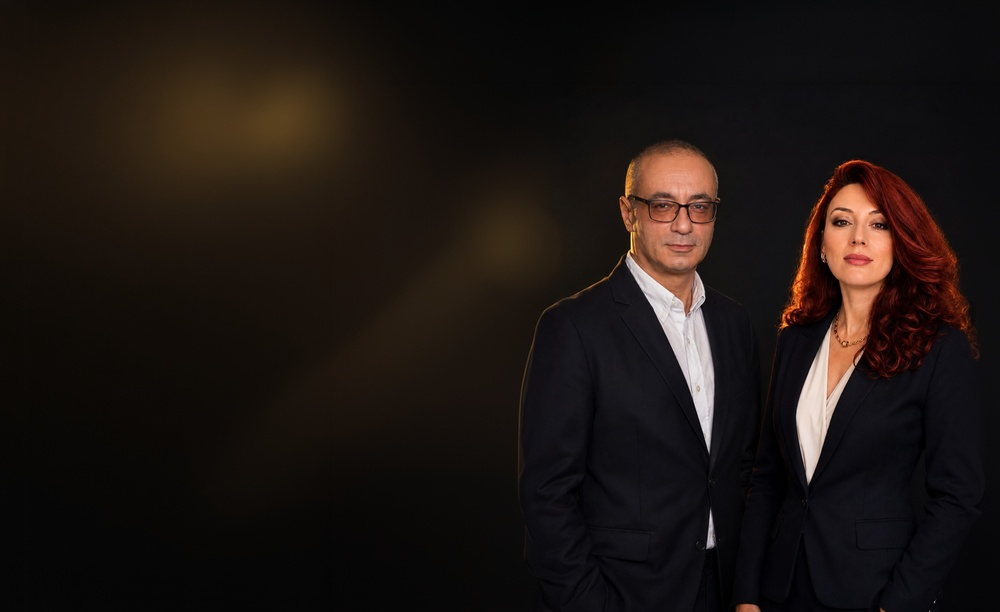
#> input picture docs/source-photos/duo-wide.jpg, 1000 x 612 px, shrunk from 2623 x 1605 before the run
$ python grade-hero-photo.py
#> lines starting #> are read from the running program, lines starting #| are printed output that depends on the picture
"""Грейдинг hero-кадра: подсветить фигуры, не тронув чёрный фон и золотое пятно.

2026-09-17: вход — несжатый мастер `docs/source-photos/duo-wide.jpg` (439 КБ), как и
записано в docs/source-photos/README.md. Раньше скрипт читал веб-копию
`site/assets/hero-duo-2623w.020f19ef.jpg` (102 КБ, таблица квантования ~6x грубее):
её блоки 8x8/16x16 в тёмном градиенте за заголовком и были видны как «пиксели».
Запуск: `python -B scripts/build-hero-background.py` (он вызывает и этот скрипт).
"""
from pathlib import Path

import numpy as np
from PIL import Image

ROOT = Path(__file__).resolve().parents[1]
SRC = ROOT / "docs" / "source-photos" / "duo-wide.jpg"
OUT = ROOT / "build" / "hero-background" / "graded.png"
OUT.parent.mkdir(parents=True, exist_ok=True)


def smoothstep(x, a, b):
    t = np.clip((x - a) / (b - a), 0.0, 1.0)
    return t * t * (3.0 - 2.0 * t)


im = Image.open(SRC).convert("RGB")
#> im is the input picture: PIL image 1000x612 RGB; mean R, G, B 29.3, 21.8, 18.4
a = np.asarray(im).astype(np.float32) / 255.0
h, w, _ = a.shape
#> h = 612; w = 1000

lum = a[..., 0] * 0.2126 + a[..., 1] * 0.7152 + a[..., 2] * 0.0722

# Маска субъектов = «правее середины кадра» И «светлее глубокого чёрного».
xs = np.linspace(0.0, 1.0, w)[None, :]
pos = smoothstep(xs, 0.42, 0.58)
tone = smoothstep(lum, 0.045, 0.14)          # фон (< 4.5% яркости) не трогаем вовсе
#> call 2 of smoothstep, with a = 0.045, b = 0.14
#> in smoothstep (call 2), `t = np.clip((x - a) / (b - a), 0.0, 1.0)`:
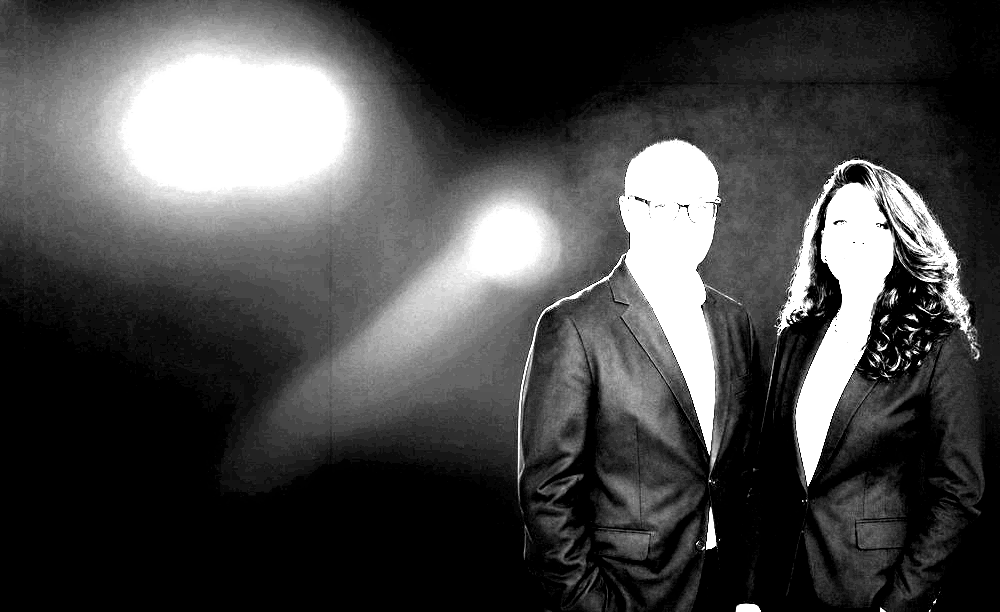
#> t: shape (612, 1000) float32; min 0, max 1, mean 0.284
mask = (pos * tone)[..., None]
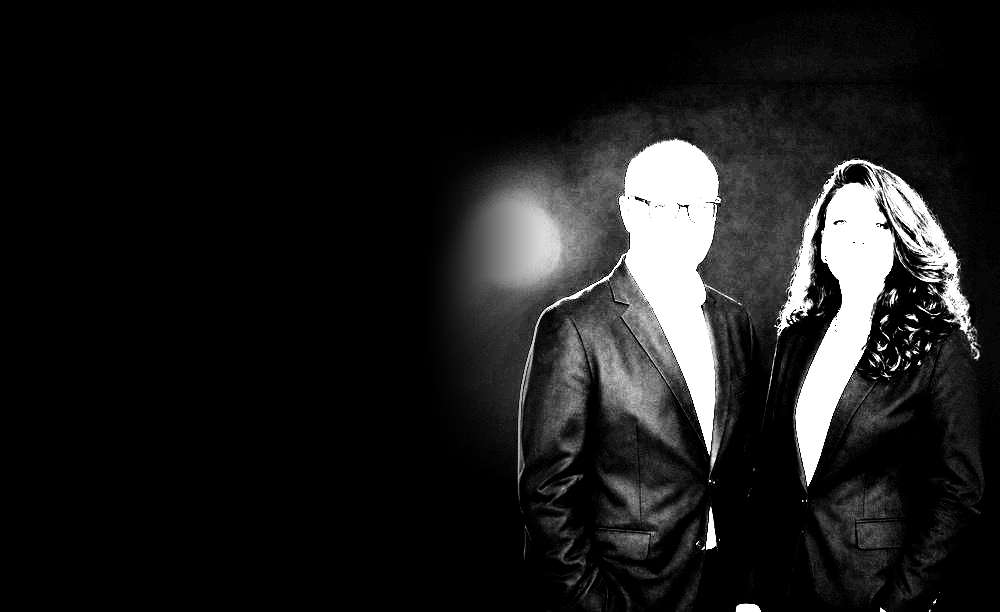
#> mask: shape (612, 1000, 1) float64; min 0, max 1, mean 0.113

# --- Осветление фигур: гамма по средним тонам + мягкий подъём теней ---
lifted = np.power(a, 1.0 / 1.26)             # midtone gamma +
lifted = lifted + 0.030 * (1.0 - smoothstep(lum, 0.10, 0.55))[..., None]  # тени
#> call 3 of smoothstep, with a = 0.1, b = 0.55
#> in smoothstep (call 3), `return t * t * (3.0 - 2.0 * t)`:
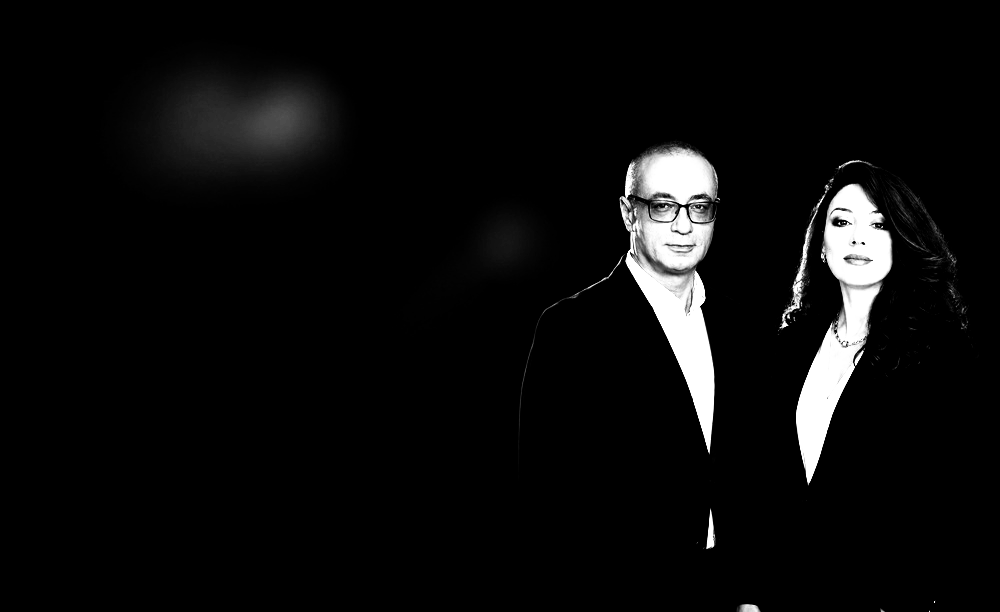
#> returned value: shape (612, 1000) float32; min 0, max 1, mean 0.0471
lifted = np.clip(lifted, 0.0, 1.0)

out = a * (1.0 - mask) + lifted * mask

# --- Микро-растяжка уровней: убирает вялость, чернь остаётся чернью ---
lo, hi = 0.012, 0.985
out = np.clip((out - lo) / (hi - lo), 0.0, 1.0)

# --- Vibrance: подтянуть цвет кожи и волос, не трогая насыщенное золото ---
mx = out.max(axis=2, keepdims=True)
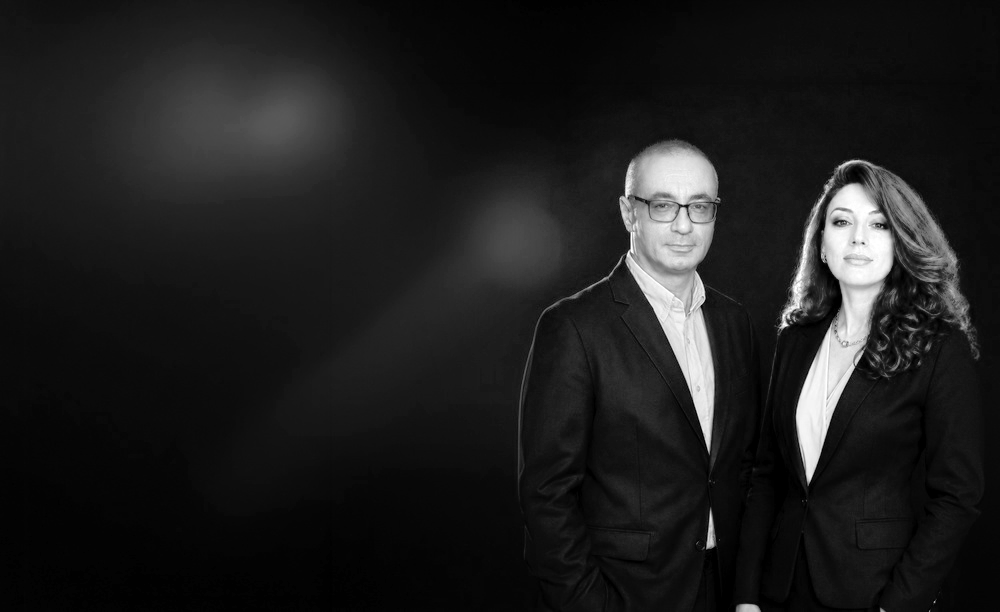
#> mx: shape (612, 1000, 1) float64; min 0, max 1, mean 0.118
mn = out.min(axis=2, keepdims=True)
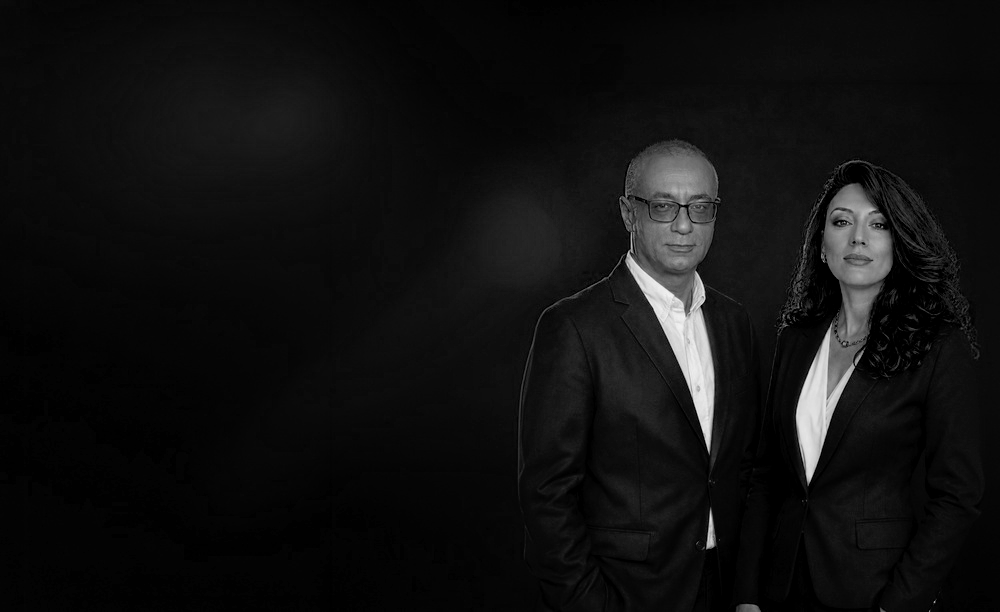
#> mn: shape (612, 1000, 1) float64; min 0, max 0.967, mean 0.0657
sat = (mx - mn) / (mx + 1e-5)
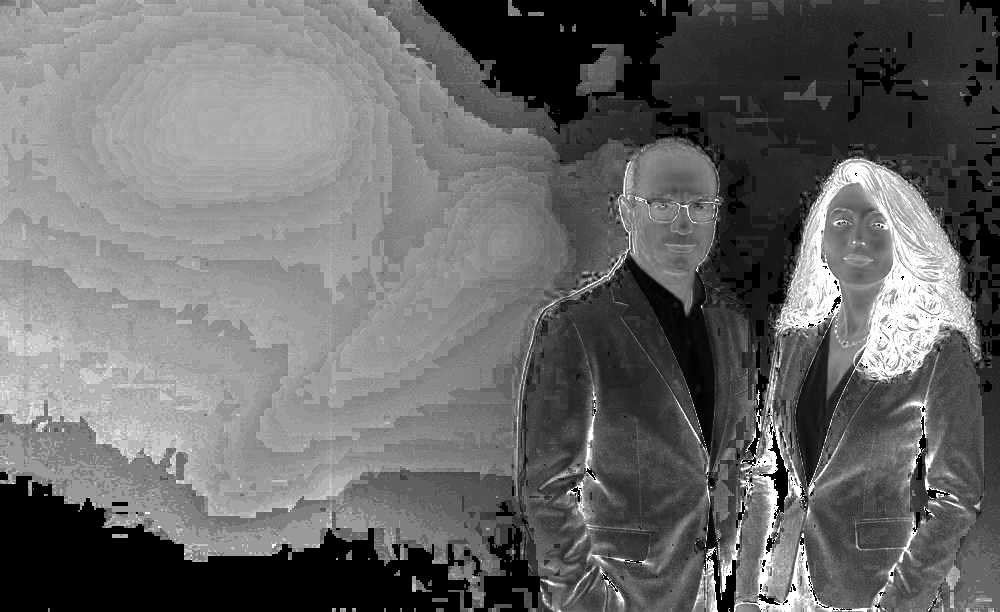
#> sat: shape (612, 1000, 1) float64; min 0, max 1, mean 0.413
gray = (out * np.array([0.2126, 0.7152, 0.0722], np.float32)).sum(axis=2, keepdims=True)
vib = 0.22 * (1.0 - sat) * mask            # чем менее насыщен пиксель, тем сильнее подъём
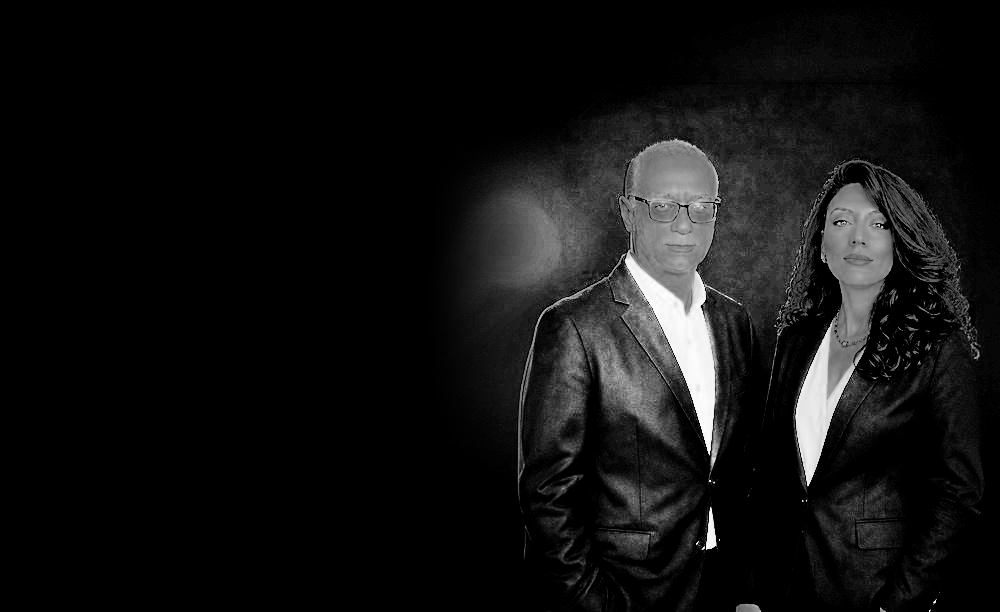
#> vib: shape (612, 1000, 1) float64; min 0, max 0.22, mean 0.0159; drawn with min black and max white
out = np.clip(gray + (out - gray) * (1.0 + vib), 0.0, 1.0)

Image.fromarray((out * 255.0 + 0.5).astype(np.uint8)).save(OUT)
print("saved", OUT)

$ run again, with docs/source-photos/alexander-portrait.jpg copied over docs/source-photos/duo-wide.jpg
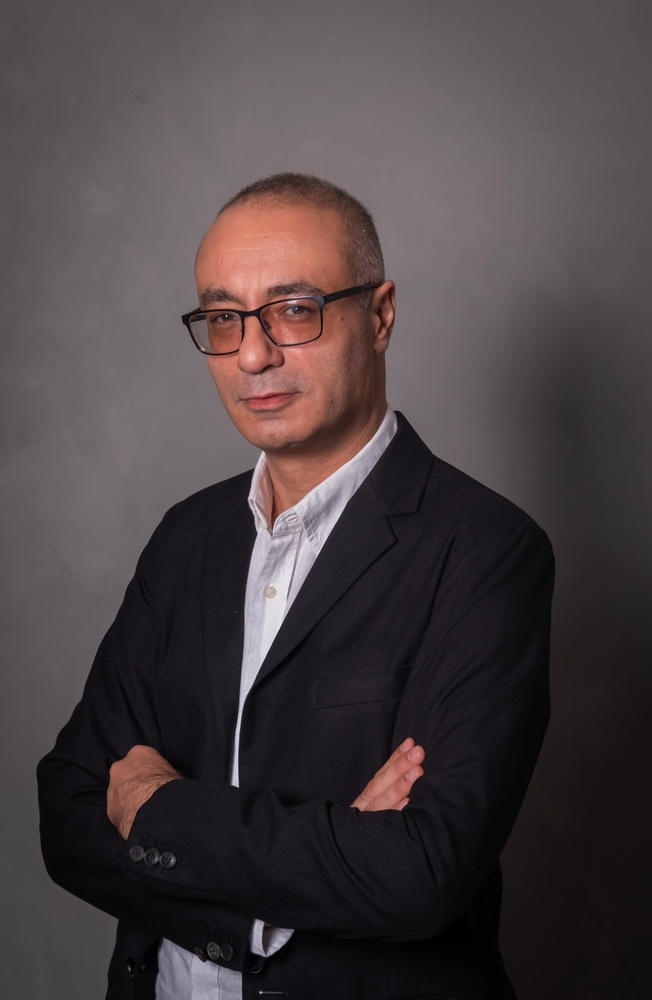
#> input picture docs/source-photos/alexander-portrait.jpg, 652 x 1000 px, shrunk from 2794 x 4284 before the run
#> im is the input picture: PIL image 652x1000 RGB; mean R, G, B 73.3, 64.7, 66.2
#> `sat = (mx - mn) / (mx + 1e-5)`:
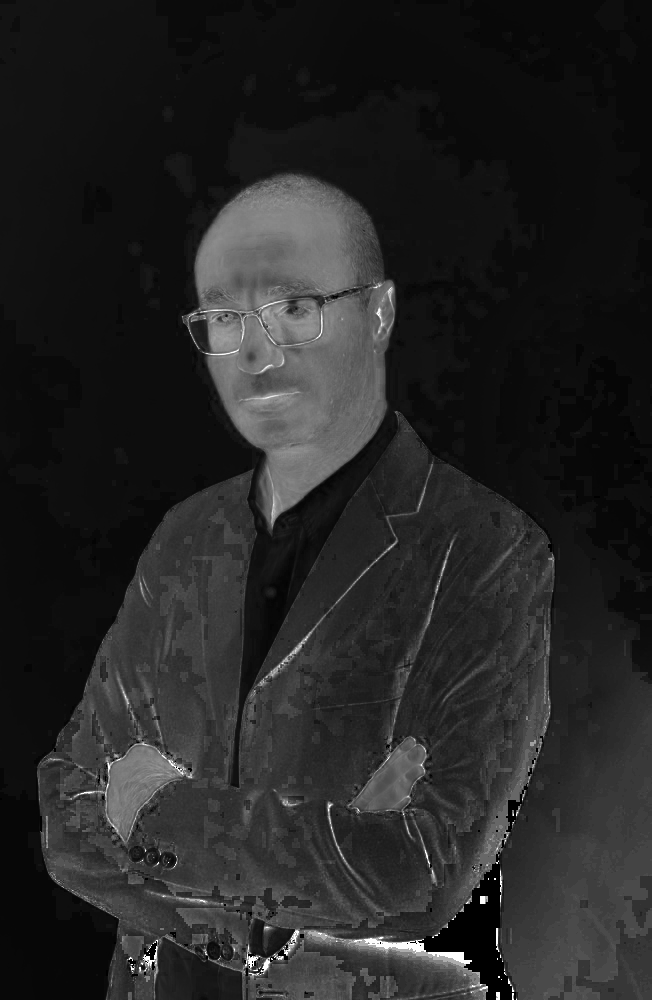
#> sat: shape (1000, 652, 1) float64; min 0, max 1, mean 0.149
#> `vib = 0.22 * (1.0 - sat) * mask`:
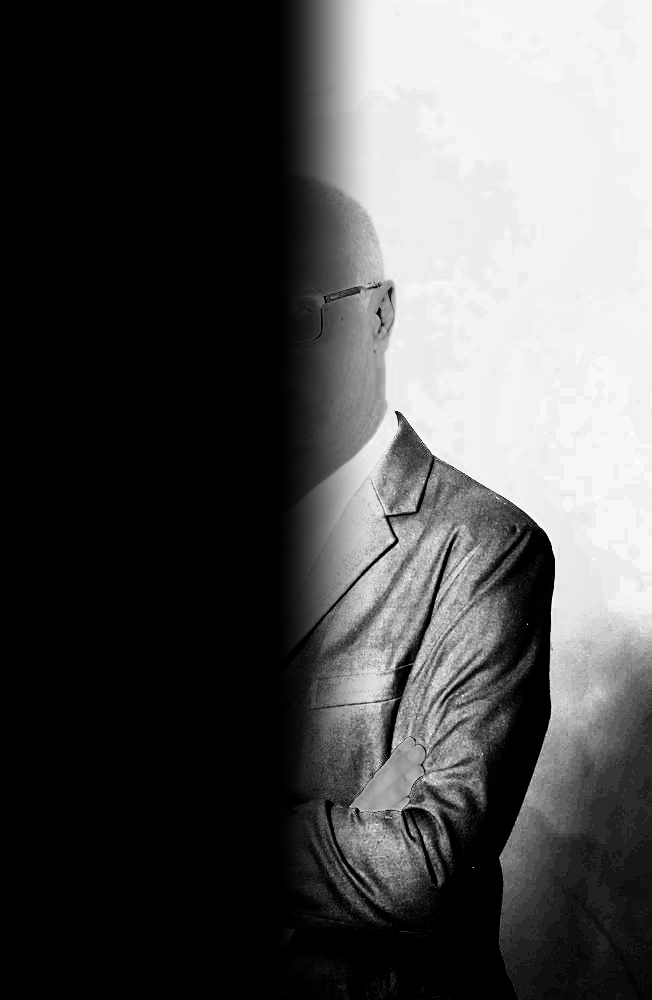
#> vib: shape (1000, 652, 1) float64; min 0, max 0.22, mean 0.0702; drawn with min black and max white

$ run again, with docs/source-photos/duo-tall.jpg copied over docs/source-photos/duo-wide.jpg
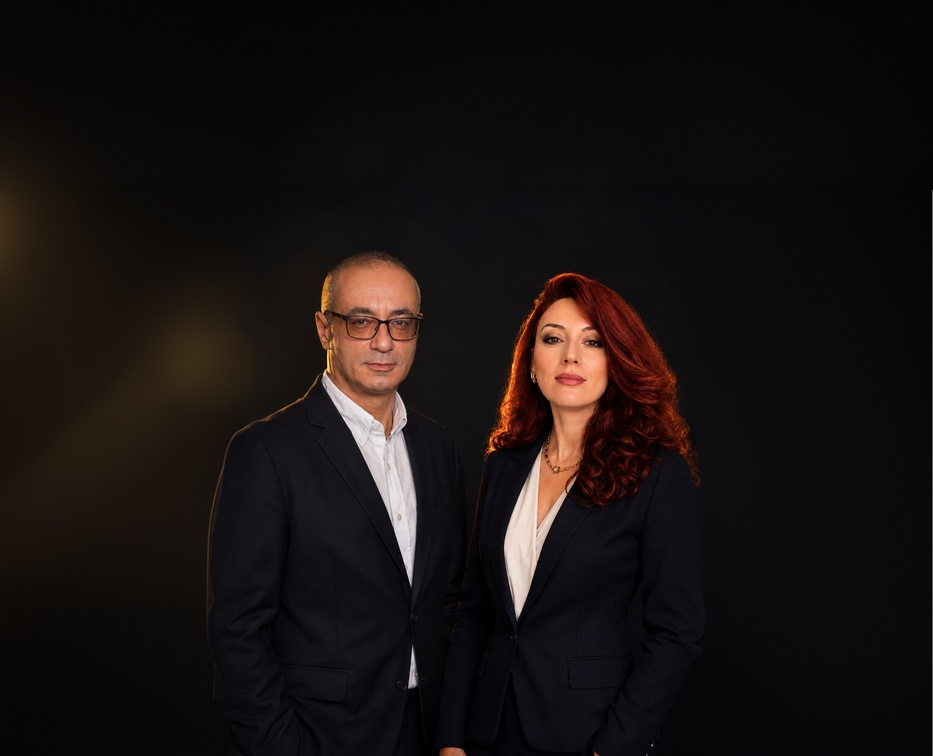
#> input picture docs/source-photos/duo-tall.jpg, 933 x 756 px, shrunk from 2288 x 1855 before the run
#> im is the input picture: PIL image 933x756 RGB; mean R, G, B 24, 18.8, 18
#> `sat = (mx - mn) / (mx + 1e-5)`:
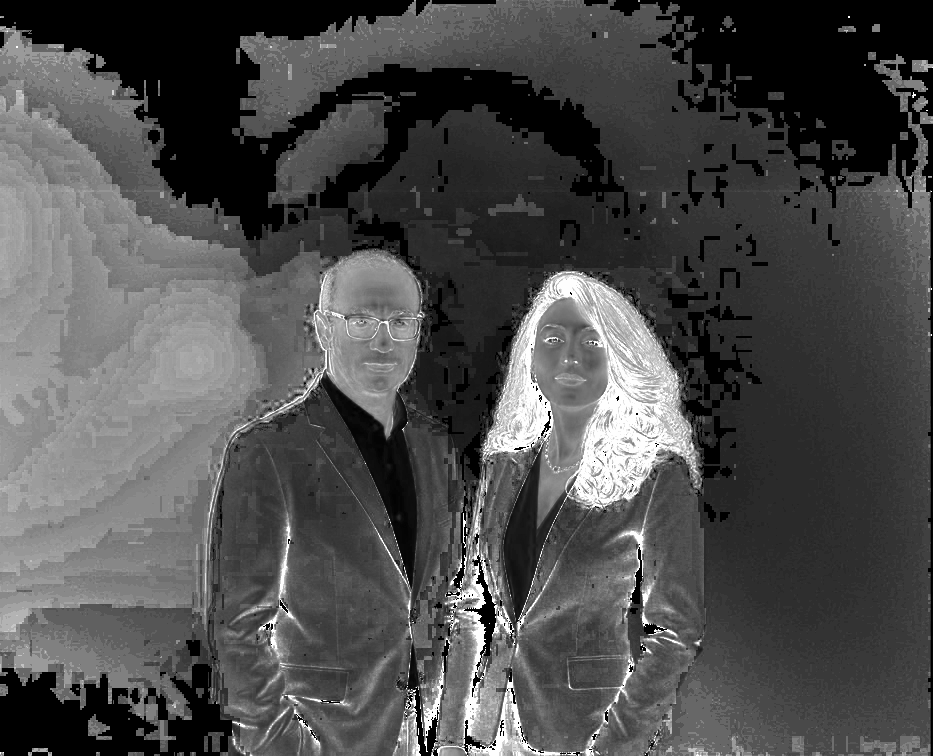
#> sat: shape (756, 933, 1) float64; min 0, max 1, mean 0.306
#> `vib = 0.22 * (1.0 - sat) * mask`:
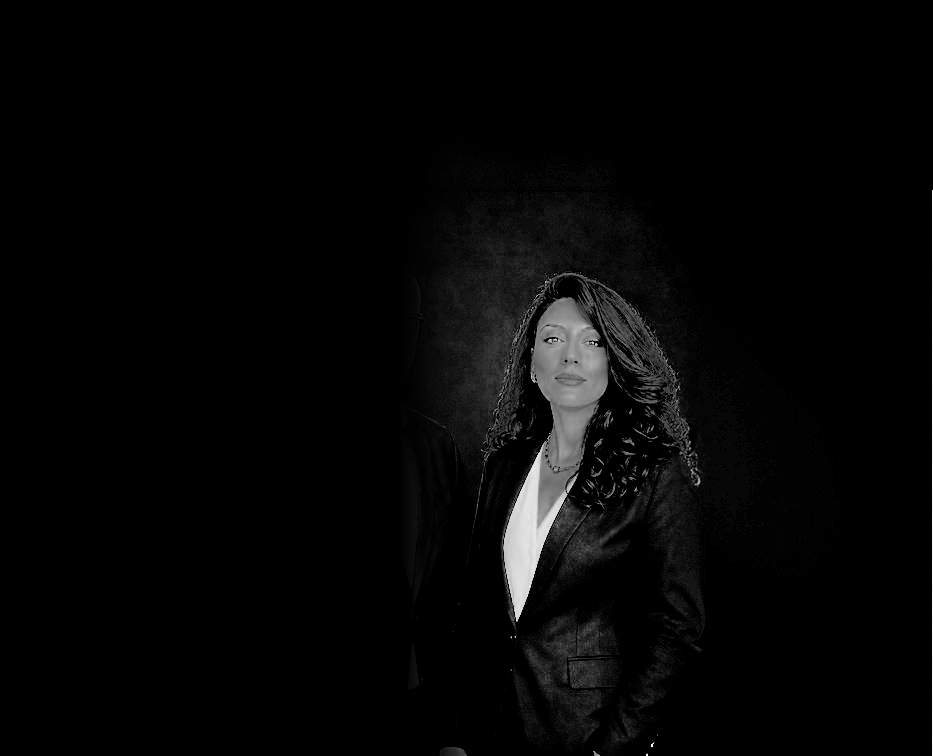
#> vib: shape (756, 933, 1) float64; min 0, max 0.22, mean 0.00546; drawn with min black and max white
